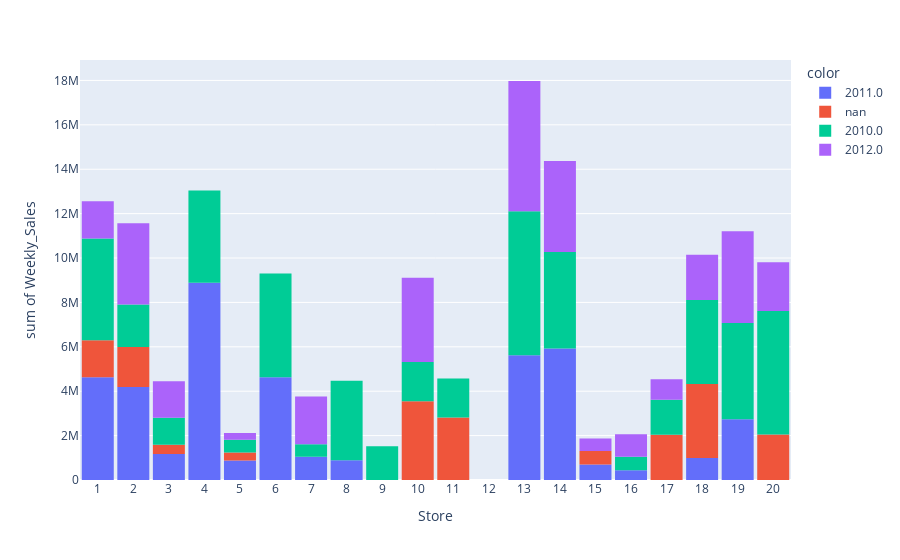

Notebook source saved alongside this figure:
### Code cell
fig = px.histogram(df,x="Store",y="Weekly_Sales",color= df["year"].astype(str).tolist(),nbins=20)
fig.update_layout(bargap=0.1, xaxis=dict(tickmode='linear', dtick=1))
fig.show()

### Figure 1 — Plotly figure (JSON) as saved in the notebook; plotly's stock layout.template omitted (floating-point values rounded to 4 significant figures)
{"data": [{"alignmentgroup": "True", "bingroup": "x", "histfunc": "sum", "hovertemplate": "color=2011.0<br>Store=%{x}<br>sum of Weekly_Sales=%{y}<extra></extra>", "legendgroup": "2011.0", "marker": {"color": "#636efa", "pattern": {"shape": ""}}, "name": "2011.0", "nbinsx": 20, "offsetgroup": "2011.0", "orientation": "v", "showlegend": true, "type": "histogram", "x": [6, 13, 15, 8, 7, 2, 5, 16, 6, 19, 3, 18, 4, 5, 7, 1, 14, 13, 14, 4, 1, 2, 14, 5, 1, 19, 3, 13, 4, 4, 6, 3], "xaxis": "x", "y": [1572000.0, 1808000.0, 695400.0, 895100.0, 414100.0, 2433000.0, 290900.0, 435400.0, 1420000.0, 1267000.0, 365200.0, 988200.0, 2008000.0, 311900.0, 630000.0, 1624000.0, 1879000.0, 1847000.0, 2096000.0, 2771000.0, 1539000.0, 1758000.0, 1954000.0, 275100.0, 1466000.0, 1467000.0, 398800.0, 1970000.0, 2036000.0, 2067000.0, 1639000.0, 403300.0], "yaxis": "y"}, {"alignmentgroup": "True", "bingroup": "x", "histfunc": "sum", "hovertemplate": "color=nan<br>Store=%{x}<br>sum of Weekly_Sales=%{y}<extra></extra>", "legendgroup": "nan", "marker": {"color": "#EF553B", "pattern": {"shape": ""}}, "name": "nan", "nbinsx": 20, "offsetgroup": "nan", "orientation": "v", "showlegend": true, "type": "histogram", "x": [11, 3, 18, 1, 10, 5, 11, 15, 17, 20, 2, 17, 18, 18, 10], "xaxis": "x", "y": [1244000.0, 418900.0, 1205000.0, 1662000.0, 1714000.0, 359200.0, 1570000.0, 607500.0, 986900.0, 2046000.0, 1798000.0, 1047000.0, 1087000.0, 1048000.0, 1832000.0], "yaxis": "y"}, {"alignmentgroup": "True", "bingroup": "x", "histfunc": "sum", "hovertemplate": "color=2010.0<br>Store=%{x}<br>sum of Weekly_Sales=%{y}<extra></extra>", "legendgroup": "2010.0", "marker": {"color": "#00cc96", "pattern": {"shape": ""}}, "name": "2010.0", "nbinsx": 20, "offsetgroup": "2010.0", "orientation": "v", "showlegend": true, "type": "histogram", "x": [6, 4, 18, 17, 6, 13, 7, 19, 17, 1, 5, 19, 2, 8, 6, 18, 3, 18, 13, 1, 20, 20, 9, 9, 1, 8, 10, 13, 3, 4, 19, 14, 8, 20, 11, 9, 8, 16, 5, 3, 14], "xaxis": "x", "y": [1644000.0, 1858000.0, 1030000.0, 829200.0, 1498000.0, 1997000.0, 561100.0, 1427000.0, 757700.0, 1642000.0, 268900.0, 1549000.0, 1917000.0, 888800.0, 1532000.0, 1166000.0, 461600.0, 1588000.0, 2461000.0, 1449000.0, 1973000.0, 1790000.0, 519800.0, 485400.0, 1494000.0, 860300.0, 1768000.0, 2018000.0, 364100.0, 2303000.0, 1366000.0, 2096000.0, 994800.0, 1800000.0, 1757000.0, 513100.0, 836700.0, 614300.0, 301800.0, 397000.0, 2249000.0], "yaxis": "y"}, {"alignmentgroup": "True", "bingroup": "x", "histfunc": "sum", "hovertemplate": "color=2012.0<br>Store=%{x}<br>sum of Weekly_Sales=%{y}<extra></extra>", "legendgroup": "2012.0", "marker": {"color": "#ab63fa", "pattern": {"shape": ""}}, "name": "2012.0", "nbinsx": 20, "offsetgroup": "2012.0", "orientation": "v", "showlegend": true, "type": "histogram", "x": [20, 1, 18, 19, 17, 3, 7, 14, 18, 16, 2, 16, 13, 10, 14, 10, 5, 15, 3, 2, 3, 19, 13, 7, 7, 13, 7, 3, 19], "xaxis": "x", "y": [2204000.0, 1677000.0, 1074079, 1405000.0, 919900.0, 367400.0, 563500.0, 2077000.0, 961200.0, 526500.0, 1862000.0, 485100.0, 2035000.0, 1806000.0, 2021000.0, 1990000.0, 313400.0, 570600.0, 432000.0, 1800000.0, 419500.0, 1468000.0, 1812000.0, 457300.0, 597900.0, 2026000.0, 532700.0, 424500.0, 1255000.0], "yaxis": "y"}], "layout": {"bargap": 0.1, "barmode": "relative", "legend": {"title": {"text": "color"}, "tracegroupgap": 0}, "margin": {"t": 60}, "xaxis": {"anchor": "y", "domain": [0, 1], "dtick": 1, "tickmode": "linear", "title": {"text": "Store"}}, "yaxis": {"anchor": "x", "domain": [0, 1], "title": {"text": "sum of Weekly_Sales"}}}}
